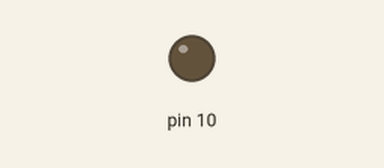
This program was run on a simulated Arduino Nano, built for the host (arithmetic inside an expression is 32-bit, double 64-bit). On the bench: output pins drawn as LEDs (lit = HIGH). What the program prints to the serial monitor is not drawn.

Above: at 3.1 s.
Timing chart, 0 to 8.1 s (numbered marks = the images above):
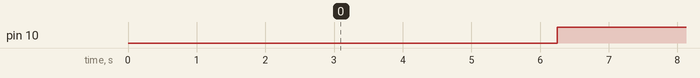

The program:

main.cpp
```cpp
#include <stdint.h>
#include <Arduino.h>
#include "encoder.h"
#include "Digital_out.h"

/*-----------------------------------------------Part 3----------------------------------------------*/

// bool c1_hi = false;
// bool clockwise = false;

// uint32_t number_us = 0;
// int time_between_pulses = 0;
// double speed_secpulse = 0;

// double tau_speed = 1470 * 0.63;
// int tau_counter;
// double tau = 0;

// int pwm_counter = 0;
// int pmw_full_period = 10; //full period pwm = 640 us
// int pmw_off_time = (1-0.4) * pmw_full_period;
// bool pwm_current_state = false;


// Encoder encoder(2, 3); //c1: D2, c2: D3
// Digital_out motor(2);  //pin D10

// int main()
// {
//   Serial.begin(9600);

//   motor.init();
//   encoder.init();

//   tau_counter = 0;

//   TCCR1A = 0; // set timer1 to normal operation (all bits in control registers A and B set to zero)
//   TCCR1B = 0;
//   TCNT1 = 0; // initialize counter value to 0
//   OCR1A = 160/8 - 1; // 10us
//   TCCR1B |= (1 << WGM12); // clear the timer on compare match A
//   TIMSK1 |= (1 << OCIE1A); // set interrupt on compare match A
//   TCCR1B |= (1 << CS11); // set prescaler to 8 and start the time

//   TCCR2A = 0;
//   TCCR2B = 0;
//   TCNT2 = 0;
//   OCR2A = 16000000/1024 - 1; //64us
//   TCCR2A |= (1 << WGM12); // Configure Timer 2 for CTC mode
//   TIMSK2 |= (1 << OCIE2A); // Enable the Timer 2 compare match A interrupt
//   TCCR2B |= (1 << CS12) | (1 << CS10);

//   DDRD &= ~(1 << DDD2);
//   PORTD |= (1 << PORTD2);
//   EICRA |= (1 << ISC01) | (1 << ISC00); // set INT0 on rising edge
//   EIMSK |= (1 << INT0);
//   sei();


//   while(1)
//   {
//     Serial.println(speed_secpulse);

//     if(speed_secpulse == double{0})
//     {
//       tau_counter = 0;
//     }

//     //update speed if a new pulse is detected
//     if(c1_hi)
//     {
//       encoder.updateCounter(clockwise);
//       speed_secpulse = double{100000}/time_between_pulses;

//       if(speed_secpulse >= tau_speed && tau==0)
//       {
//         tau = tau_counter;
//         // Serial.println(tau);  // -> Multiply by 10 to get in us
//       }

//       c1_hi = false;  //Turn flags down
//       clockwise = false;
//     }
//   }

//   return 0;
// }

// ISR (INT0_vect)
// {
//   c1_hi = true;
//   time_between_pulses = number_us;
//   tau_counter += number_us;
//   number_us = 0;
//   if(!encoder.is_C2_hi())
//   {
//     clockwise = true;
//   }
// }

// ISR (TIMER1_COMPA_vect)
// {
//   number_us++;
// }

// ISR(TIMER2_COMPA_vect)
// {
//   pwm_counter++;

//   if(pwm_counter == (pmw_full_period-pmw_off_time))
//   {
//     motor.set_lo(); //end of the cycle
//   }

//   else if (pwm_counter == pmw_full_period)
//   {
//     pwm_counter = 0;
//     motor.set_hi(); //start the cycle again
//   }
// }

/*-----------------------------------------------Part 4----------------------------------------------*/
#include "speed_controller.h"

int targetSpeed = 900;

bool c1_hi = false;
bool clockwise = false;

//speed measurement
uint32_t number_us = 0;
int time_between_pulses = 0;
double speed_secpulse = 0;

// Update rate
int updatePeriod = 100; //updating every 100*10 us = 1000 us = 1 ms
int updateMsCounter = 0;
bool updatePwm = false;

//tau measurement
double tau_speed = 1470 * 0.63;
int tau_counter;
double tau = 0;

//pwm
float pwm = 0.9;
int pwm_counter = 0;
int pmw_full_period = 50; //full period pwm = 50*64 us
int pmw_off_time = (1 - pwm) * pmw_full_period;
bool pwm_current_state = false;

Encoder encoder(2, 3); //c1: D2, c2: D3
Digital_out motor(2);  //pin D10
PController speedController(0.001);

int main()
{
  Serial.begin(9600);

  motor.init();
  encoder.init();

  tau_counter = 0;

  TCCR1A = 0; // set timer1 to normal operation (all bits in control registers A and B set to zero)
  TCCR1B = 0;
  TCNT1 = 0; // initialize counter value to 0
  OCR1A = 160/8 - 1; // 10us
  TCCR1B |= (1 << WGM12); // clear the timer on compare match A
  TIMSK1 |= (1 << OCIE1A); // set interrupt on compare match A
  TCCR1B |= (1 << CS11); // set prescaler to 8 and start the time

  TCCR2A = 0;
  TCCR2B = 0;
  TCNT2 = 0;
  OCR2A = 16000000/1024 - 1; //64us
  TCCR2A |= (1 << WGM12); // Configure Timer 2 for CTC mode
  TIMSK2 |= (1 << OCIE2A); // Enable the Timer 2 compare match A interrupt
  TCCR2B |= (1 << CS12) | (1 << CS10);

  DDRD &= ~(1 << DDD2);
  PORTD |= (1 << PORTD2);
  EICRA |= (1 << ISC01) | (1 << ISC00); // set INT0 on rising edge
  EIMSK |= (1 << INT0);
  sei();


  while(1)
  {
    // Serial.print(speed_secpulse);
    // Serial.print("\\");
    // Serial.println(pwm);
    Serial.println(speed_secpulse);

    if(updatePwm)
    {
      pwm = speedController.update(targetSpeed , speed_secpulse);
      pmw_off_time = (1 - pwm) * pmw_full_period; // Recompute pwm off period
      updatePwm = false;
    }

    if(speed_secpulse == double{0})
    {
      tau_counter = 0;
    }

    //update speed if a new pulse is detected
    if(c1_hi)
    {
      encoder.updateCounter(clockwise);
      speed_secpulse = double{100000}/time_between_pulses;

      if(speed_secpulse >= tau_speed && tau==0)
      {
        tau = tau_counter;
        // Serial.println(tau);  // -> Multiply by 10 to get in us
      }

      c1_hi = false;  //Turn flags down
      clockwise = false;
    }

  }

  return 0;
}

ISR (INT0_vect)
{
  c1_hi = true;
  time_between_pulses = number_us;
  tau_counter += number_us;
  number_us = 0;
  if(!encoder.is_C2_hi())
  {
    clockwise = true;
  }
}

ISR (TIMER1_COMPA_vect)
{
  number_us++;
  updateMsCounter++;
  if(updateMsCounter >= updatePeriod)
  {
    updatePwm = true;
    updateMsCounter = 0;
  }
}

ISR(TIMER2_COMPA_vect)
{
  pwm_counter++;

  if(pwm_counter == (pmw_full_period-pmw_off_time))
  {
    motor.set_lo(); //end of the cycle
  }

  else if (pwm_counter == pmw_full_period)
  {
    pwm_counter = 0;
    motor.set_hi(); //start the cycle again
  }
}
```

digital_out.cpp
```cpp
#include <stdint.h>
#include <avr/io.h>
#include "digital_out.h"


Digital_out::Digital_out(uint8_t portNumber)
{
    pinMask = portNumber;
}

void Digital_out::init()
{
    DDRB |= (1 << pinMask);
}

void Digital_out::set_hi()
{
    PORTB |= (1 << pinMask);
}

void Digital_out::set_lo()
{
    PORTB &= ~(1 << pinMask);
}

void Digital_out::toggle()
{
    PORTB ^= (1 << pinMask);
}
```

digital_out.h
```cpp
#include <stdint.h>

class Digital_out
{
    private:
        uint8_t pinMask;

    public:
        Digital_out(uint8_t portNumber);
        void init();
        void set_hi();
        void set_lo();
        void toggle();
};
```

encoder.cpp
```cpp
#include <avr/io.h>
#include "encoder.h"

Encoder::Encoder(int pin1, int pin2): pinC1(pin1), pinC2(pin2), position(0)
{

}

 void Encoder::init()
 {
    PORTD &= ~(1 << pinC1);
    PORTD |= (1 << pinC1);  //enable pull-up resistor
    PORTD &= ~(1 << pinC2);
    PORTD |= (1 << pinC2);
 }

bool Encoder::is_C1_hi()
{
    return PIND & (1 << pinC1);
}

bool Encoder::is_C2_hi()
{
    return PIND & (1 << pinC2);
}

void Encoder::updateCounter(bool clockwise)
{
    if(clockwise){ position++; }
    else{ position--; }
}

int Encoder::getPosition()
{
    return position;
}
```

encoder.h
```cpp
#include <stdint.h>


class Encoder
{
    private:
        uint8_t pinC1;
        uint8_t pinC2;
        int position;

    public:
        Encoder(int pin1, int pin2);
        void init();
        bool is_C1_hi();
        bool is_C2_hi();
        void updateCounter(bool clockwise);
        int getPosition();
};
```

speed_controller.cpp
```cpp
#include "speed_controller.h"

PController::PController(double k): kp(k)
{
}

double PController::update(double ref , double actual)
{
    double error;
    if(ref > actual){ error = ref - actual;}
    else{ error = actual - ref;}
    double control_signal = kp * error;
    return control_signal;
}
```

speed_controller.h
```cpp
class PController
{
    public:
        PController(double k);
        double update(double ref , double actual);

    private:
        double kp;
};
```

Measured:
- by itself, pin 10: alternates HIGH for 5.6 s and LOW for 0.62 s
